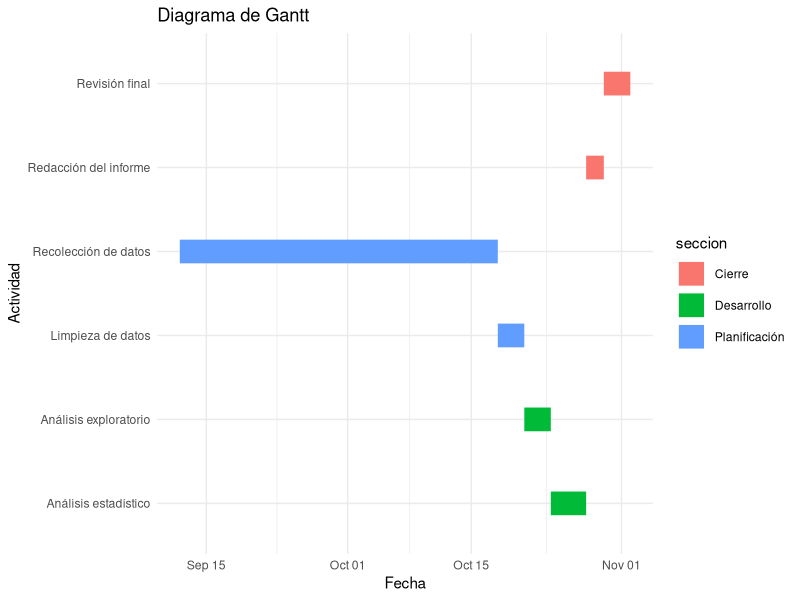
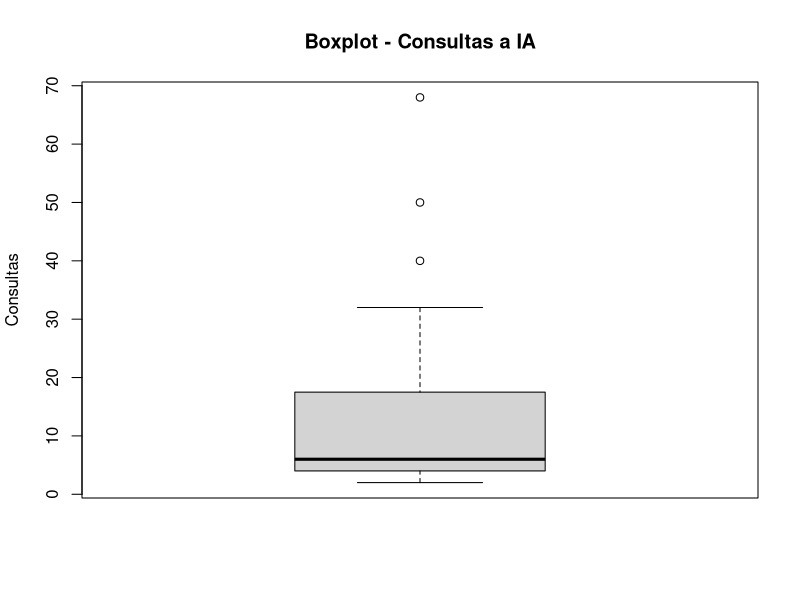
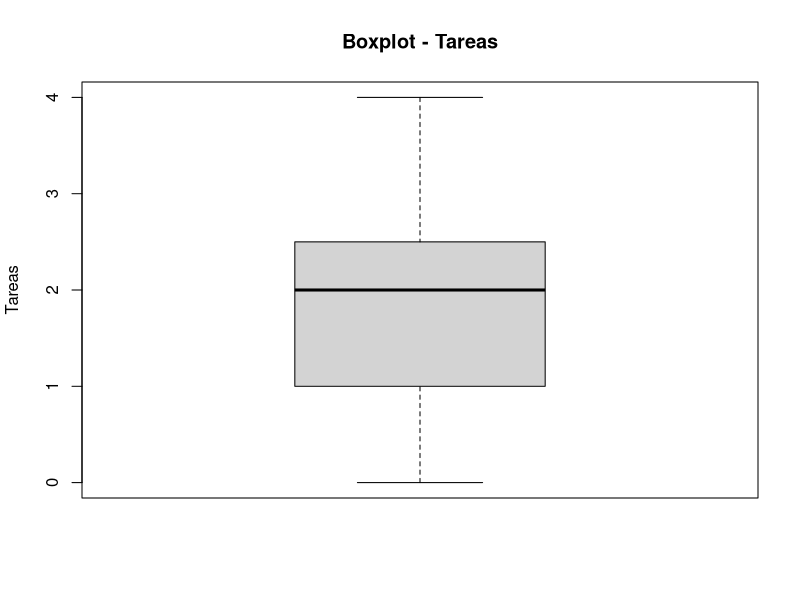
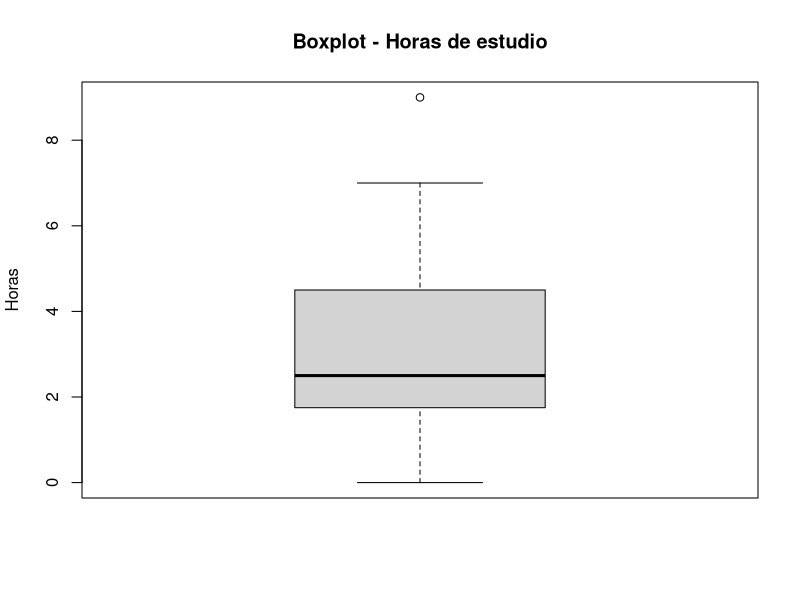
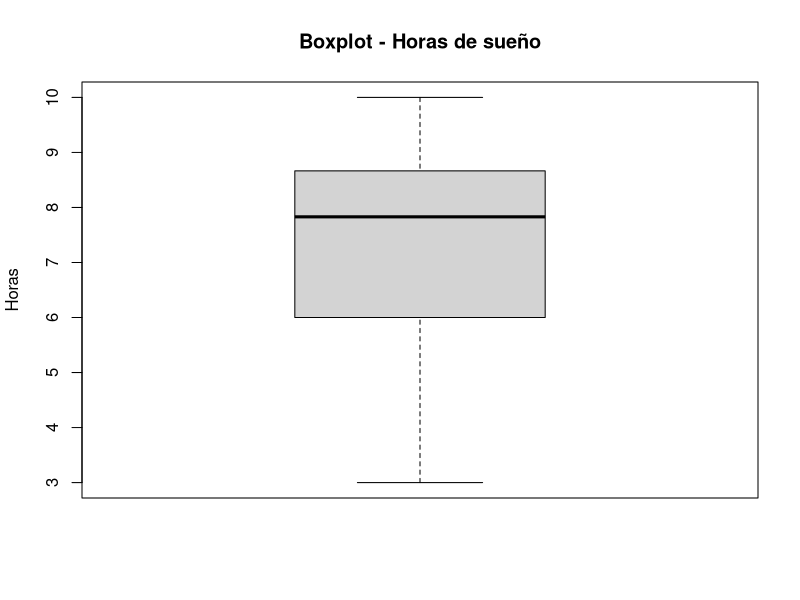

Reproduce these figures in R, in order.
## ---- chunk 1
library(ggplot2)

tareas <- data.frame(
  tarea = c(
    "Recolección de datos",
    "Limpieza de datos",
    "Análisis exploratorio",
    "Análisis estadístico",
    "Redacción del informe",
    "Revisión final"
  ),
  inicio = as.Date(c(
    "2026-09-12", "2026-10-18", "2026-10-21", "2026-10-24", "2026-10-28", "2026-10-30"  # TODO: completar fechas "YYYY-MM-DD"
  )),
  fin = as.Date(c(
    "2026-10-18", "2026-10-21", "2026-10-24", "2026-10-28", "2026-10-30", "2026-11-02"  # TODO: completar fechas "YYYY-MM-DD"
  )),
  seccion = c(
    "Planificación",
    "Planificación",
    "Desarrollo",
    "Desarrollo",
    "Cierre",
    "Cierre"
  )
)

ggplot(tareas,
       aes(x = inicio,
           xend = fin,
           y = tarea,
           yend = tarea,
           color = seccion)) +
  geom_segment(linewidth = 8) +
  labs(title = "Diagrama de Gantt",
       x = "Fecha",
       y = "Actividad") +
  theme_minimal()
## ---- chunk 2
library(readr)
library(dplyr)
library(tidyverse)
library(ggplot2)

DF <- read_csv("RespuestasDiario.csv")
## ---- chunk 3
names(DF)
DFL <- DF
## ---- chunk 4
DFL %>% rename(hora = `Marca temporal`
               , consultas = `¿Cuántas consultas a una IA realizaste hoy?`
               , uso = `¿Cuál fue el uso principal que le diste a la IA hoy?`
               , satisfaccion = `¿Qué nivel de satisfacción tienes con tu avance académico de hoy?`
               , tareas = `¿En cuántas tareas de hoy el uso de la IA te ahorró tiempo?`
               , curso = `¿Cuál es el código del curso sobre el que hiciste la mayoría de tus consultas a la IA hoy?`
               , estudio = `¿Cuántas horas efectivas de estudio acumulaste el día de hoy?`
               , sueno = `¿Cuántas horas dormiste la noche pasada?`
               , comprension = `¿Qué nivel de comprensión tuviste de las actividades académicas que realizaste hoy?`
               , email = `Dirección de correo electrónico`) -> DFL
## ---- chunk 5
DFL <- DFL[, c("hora", "consultas", "uso", "satisfaccion", "tareas", "curso", "estudio", "sueno", "comprension", "email")]
names(DFL)
## ---- chunk 6
DFAuxiliar <- read_csv("CorreosGrupo.csv")
## ---- chunk 7
DFL <- inner_join(DFL, DFAuxiliar, by = "email")
## ---- chunk 8
head(DFL[c("hora", "email", "Grupo")])
## ---- chunk 9
dim(DFL)
head(DFL)
sapply(DFL, class)
## ---- chunk 10
colSums(is.na(DFL))
## ---- chunk 11
round(colSums(is.na(DFL)) / nrow(DFL) * 100, 2)
## ---- chunk 12
sum(DFL$consultas == 0, na.rm = TRUE)
## ---- chunk 13
sum(DFL$tareas == 0, na.rm = TRUE)
## ---- chunk 14
sum(DFL$estudio == 0, na.rm = TRUE)
## ---- chunk 15
sum(DFL$sueno == 0, na.rm = TRUE)
## ---- chunk 16
length(unique(DFL$comprension))
unique(DFL$comprension)
## ---- chunk 17
length(unique(DFL$sueno))
unique(DFL$sueno)
## ---- chunk 18
length(unique(DFL$estudio))
unique(DFL$estudio)
## ---- chunk 19
length(unique(DFL$curso))
unique(DFL$curso)
## ---- chunk 20
length(unique(DFL$tareas))
unique(DFL$tareas)
## ---- chunk 21
length(unique(DFL$satisfaccion))
unique(DFL$satisfaccion)
## ---- chunk 22
length(unique(DFL$uso))
unique(DFL$uso)
## ---- chunk 23
length(unique(DFL$consultas))
unique(DFL$consultas)
## ---- chunk 24

#Se hace el filtrado por horas teniendo en cuenta que se guarda en el formato de 24 horas por lo que solo acotamos desde 21.5 osea 9:30 

DFL1<-DFL%>%filter(!(((hour(dmy_hms(hora)) + minute(dmy_hms(hora))/60) < 21.5))) %>% 

# en caso de superesswarnings es para evitar que arroje errores en consultas debido a que permite ingreso de datos vacios por lo que se trata de convertir a numero y de ahi vemos si es NA e inviertiendo mediante ! para quedarnos con los que si cumplan eso  
  
filter(!is.na(suppressWarnings(as.numeric(consultas))), 

# Repetimos el mismo tipo de filtrado con respecto a la variable tareas, sueno y estudio 

!is.na(suppressWarnings(as.numeric(tareas))),                                   
!is.na(suppressWarnings(as.numeric(estudio))),                           !is.na(suppressWarnings(as.numeric(sueno))))%>% 
  
#verificamos que las consultas y tareas sean numeros enteros 

filter(as.numeric(consultas)%%1==0, 
       as.numeric(tareas)%%1==0)

## ---- chunk 25
  DF2<-DFL1%>%mutate(
  uso_= chartr("áéíóúÁÉÍÓÚ", "aeiouAEIOU", tolower(uso)),
  usoC= str_detect(uso_,regex("\\b(ia|no|use|ningun[oa])\\b",ignore_case = TRUE)),
  cursoC = is.na(curso) | str_detect(curso, "^[ -]*$") | 
  str_detect(curso, "^[A-Za-z]{2}\\d{4}$"),
  filtro=!usoC&cursoC&(as.numeric(consultas)>0|as.numeric(tareas)>0),
  uso = if_else(filtro, uso,NA_character_),
  consultas=if_else(filtro,consultas,NA_integer_),   
  tareas= if_else(filtro,tareas,NA_integer_),
  curso = if_else(filtro,curso,NA_character_)

  ) %>% select(-filtro, -usoC,-cursoC,-uso_)  
## ---- chunk 26
# Número de consultas a IA
boxplot(DF2$consultas,
        main = "Boxplot - Consultas a IA",
        ylab = "Consultas")

boxplot.stats(DF2$consultas)$out
## ---- chunk 27
# Número de tareas donde la IA ahorró tiempo
boxplot(DF2$tareas,
        main = "Boxplot - Tareas",
        ylab = "Tareas")

boxplot.stats(DF2$tareas)$out
## ---- chunk 28
# Horas efectivas de estudio
boxplot(DF2$estudio,
        main = "Boxplot - Horas de estudio",
        ylab = "Horas")
        
boxplot.stats(DF2$estudio)$out
## ---- chunk 29
# Horas de sueño
boxplot(DF2$sueno,
        main = "Boxplot - Horas de sueño",
        ylab = "Horas")

boxplot.stats(DF2$sueno)$out
## ---- chunk 30
# Variabilidad de las consultas
range(DF2$consultas, na.rm = TRUE)
var(DF2$consultas, na.rm = TRUE)
sd(DF2$consultas, na.rm = TRUE)
IQR(DF2$consultas, na.rm = TRUE)
## ---- chunk 31
# Variabilidad de las tareas
range(DF2$tareas, na.rm = TRUE)
var(DF2$tareas, na.rm = TRUE)
sd(DF2$tareas, na.rm = TRUE)
IQR(DF2$tareas, na.rm = TRUE)
## ---- chunk 32
# Variabilidad de las horas de estudio
range(DF2$estudio, na.rm = TRUE)
var(DF2$estudio, na.rm = TRUE)
sd(DF2$estudio, na.rm = TRUE)
IQR(DF2$estudio, na.rm = TRUE)
## ---- chunk 33
# Variabilidad de las horas de sueño
range(DF2$sueno, na.rm = TRUE)
var(DF2$sueno, na.rm = TRUE)
sd(DF2$sueno, na.rm = TRUE)
IQR(DF2$sueno, na.rm = TRUE)
## ---- chunk 34
# Frecuencia del principal uso de IA
table(DF2$uso)
prop.table(table(DF2$uso)) * 100
## ---- chunk 35
# Frecuencia del nivel de satisfacción
table(DF2$satisfaccion)
prop.table(table(DF2$satisfaccion)) * 100
## ---- chunk 36
# Frecuencia del nivel de comprensión
table(DF2$comprension)
prop.table(table(DF2$comprension)) * 100
## ---- chunk 37
tabla_NA <- data.frame(
  Variable = names(DF2),
  Cantidad_NA = colSums(is.na(DF2)),
  Porcentaje_NA = round(colSums(is.na(DF2)) / nrow(DF2) * 100, 2),
  row.names = NULL
)
tabla_NA
## ---- chunk 38
table(rowSums(is.na(DF2)))
## ---- chunk 39
nrow(DF2)
nrow(na.omit(DF2))
round((1 - nrow(na.omit(DF2)) / nrow(DF2)) * 100, 2)
## ---- chunk 40
DF2[!complete.cases(DF2), c("hora", "email", "consultas", "uso", "tareas", "curso", "estudio", "sueno")]
## ---- chunk 41
DF3 <- DF2 %>%
  mutate(
    uso_ia = !is.na(uso),
    consultas = ifelse(is.na(consultas), 0, as.numeric(consultas)),
    tareas = ifelse(is.na(tareas), 0, as.numeric(tareas)),
    uso = ifelse(is.na(uso), "No usó IA", as.character(uso)),
    curso = ifelse(is.na(curso), "No aplica", as.character(curso)),
    estudio = as.numeric(estudio),
    sueno = as.numeric(sueno),
    comprension = factor(comprension,
                         levels = c("Muy bajo", "Bajo", "Moderado", "Alto", "Muy alto"),
                         ordered = TRUE),
    satisfaccion = factor(satisfaccion, levels = 1:5, ordered = TRUE),
    uso = factor(uso),
    Grupo = factor(Grupo)
  )
## ---- chunk 42
sum(is.na(DF3))
nrow(DF3)
table(DF3$uso_ia)
## ---- chunk 43
trazabilidad <- data.frame(
  Etapa = c("Base cruda (DF)", "Subset y join (DFL)", "Normalización (DFL1)",
            "Criterios (DF2)", "Gestión de nulos (DF3)"),
  Observaciones = c(nrow(DF), nrow(DFL), nrow(DFL1), nrow(DF2), nrow(DF3))
)
trazabilidad$Retencion <- round(trazabilidad$Observaciones / nrow(DF) * 100, 2)
trazabilidad
## ---- chunk 44
radiografia <- data.frame(
  Variable = names(DF3),
  Tipo = sapply(DF3, function(x) class(x)[1]),
  NA_total = colSums(is.na(DF3)),
  Porcentaje_NA = round(colSums(is.na(DF3)) / nrow(DF3) * 100, 2),
  Unicos = sapply(DF3, function(x) length(unique(x))),
  row.names = NULL
)
radiografia
## ---- chunk 45
sum(DF3$consultas == 0)
sum(DF3$tareas == 0)
sum(DF3$estudio == 0)
sum(DF3$sueno == 0)
## ---- chunk 46
data.frame(
  Variable = c("consultas", "tareas", "estudio", "sueno"),
  Restriccion = c("x >= 0", "x >= 0", "x >= 0", "0 <= x <= 24"),
  Minimo = c(min(DF3$consultas), min(DF3$tareas), min(DF3$estudio), min(DF3$sueno)),
  Maximo = c(max(DF3$consultas), max(DF3$tareas), max(DF3$estudio), max(DF3$sueno)),
  Cumple = c(all(DF3$consultas >= 0), all(DF3$tareas >= 0), all(DF3$estudio >= 0),
             all(DF3$sueno >= 0 & DF3$sueno <= 24))
)
## ---- chunk 47
sum(duplicated(DF3))

DF3 %>%
  mutate(fecha = substr(hora, 1, 10)) %>%
  count(email, fecha) %>%
  filter(n > 1)
## ---- chunk 48
DF3 %>% count(Grupo)
## ---- chunk 49
GRUPO <- 6
DF3_grupo <- DF3 %>% filter(Grupo == GRUPO)

nrow(DF3_grupo)
DF3_grupo %>% count(email)
## ---- chunk 50
n_distinct(DF3$email)
## ---- chunk 51
# table(DFL$VARIABLE_CATEGORICA)
# ggplot(DFL, aes(x = VARIABLE_CATEGORICA, fill = VARIABLE_CATEGORICA)) +
#   geom_bar() +
#   labs(title = "TÍTULO", x = "X", y = "Frecuencia") +
#   theme_minimal() + theme(legend.position = "none")
## ---- chunk 52
calcular_descriptores <- function(variable) {
  pctiles <- quantile(variable, c(0.25, 0.50, 0.75), type = 3, na.rm = TRUE)
  stats <- c(
    Media = mean(variable, na.rm = TRUE),
    Mediana = median(variable, na.rm = TRUE),
    Desviacion_Estandar = sd(variable, na.rm = TRUE),
    Varianza = var(variable, na.rm = TRUE),
    Percentil_25 = pctiles[["25%"]],
    Percentil_50 = pctiles[["50%"]],
    Percentil_75 = pctiles[["75%"]],
    IQR = IQR(variable, na.rm = TRUE),
    CV = sd(variable, na.rm = TRUE) / mean(variable, na.rm = TRUE)
  )
  return(round(stats, 2))
}
## ---- chunk 53
# print(calcular_descriptores(DFL$VARIABLE_NUMERICA))  # TODO: repetir por variable
## ---- chunk 54
# ggplot(DFL, aes(x = VARIABLE_NUMERICA)) +
#   geom_histogram(aes(y = after_stat(density)), bins = 15, fill = "#3498db", color = "white") +
#   geom_vline(aes(xintercept = mean(VARIABLE_NUMERICA, na.rm = TRUE)), color = "red", linetype = "dashed") +
#   labs(title = "TÍTULO", x = "X", y = "Densidad") +
#   theme_minimal()
## ---- chunk 55
# ggplot(DFL, aes(x = VARIABLE_A, y = VARIABLE_B, fill = VARIABLE_A)) +
#   geom_boxplot(alpha = 0.7) +
#   labs(title = "TÍTULO", x = "X", y = "Y") +
#   theme_minimal() + theme(legend.position = "none")
